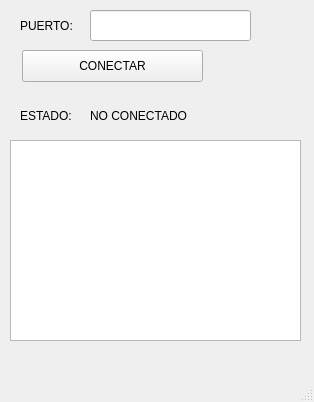
<?xml version="1.0" encoding="UTF-8"?>
<ui version="4.0">
 <class>MainWindow</class>
 <widget class="QMainWindow" name="MainWindow">
  <property name="geometry">
   <rect>
    <x>0</x>
    <y>0</y>
    <width>314</width>
    <height>402</height>
   </rect>
  </property>
  <property name="windowTitle">
   <string>MainWindow</string>
  </property>
  <widget class="QWidget" name="centralwidget">
   <widget class="QPushButton" name="btn_accion">
    <property name="geometry">
     <rect>
      <x>22</x>
      <y>50</y>
      <width>181</width>
      <height>32</height>
     </rect>
    </property>
    <property name="text">
     <string>CONECTAR</string>
    </property>
   </widget>
   <widget class="QLineEdit" name="txt_puerto">
    <property name="geometry">
     <rect>
      <x>90</x>
      <y>10</y>
      <width>161</width>
      <height>31</height>
     </rect>
    </property>
    <property name="text">
     <string/>
    </property>
   </widget>
   <widget class="QLabel" name="label">
    <property name="geometry">
     <rect>
      <x>20</x>
      <y>10</y>
      <width>61</width>
      <height>31</height>
     </rect>
    </property>
    <property name="text">
     <string>PUERTO:</string>
    </property>
   </widget>
   <widget class="QLabel" name="label_2">
    <property name="geometry">
     <rect>
      <x>20</x>
      <y>100</y>
      <width>61</width>
      <height>31</height>
     </rect>
    </property>
    <property name="text">
     <string>ESTADO:</string>
    </property>
   </widget>
   <widget class="QLabel" name="txt_estado">
    <property name="geometry">
     <rect>
      <x>90</x>
      <y>100</y>
      <width>151</width>
      <height>31</height>
     </rect>
    </property>
    <property name="text">
     <string>NO CONECTADO</string>
    </property>
   </widget>
   <widget class="QListWidget" name="lw_datos">
    <property name="geometry">
     <rect>
      <x>10</x>
      <y>140</y>
      <width>291</width>
      <height>201</height>
     </rect>
    </property>
   </widget>
  </widget>
  <widget class="QMenuBar" name="menubar">
   <property name="geometry">
    <rect>
     <x>0</x>
     <y>0</y>
     <width>314</width>
     <height>26</height>
    </rect>
   </property>
  </widget>
  <widget class="QStatusBar" name="statusbar"/>
 </widget>
 <resources/>
 <connections/>
</ui>
